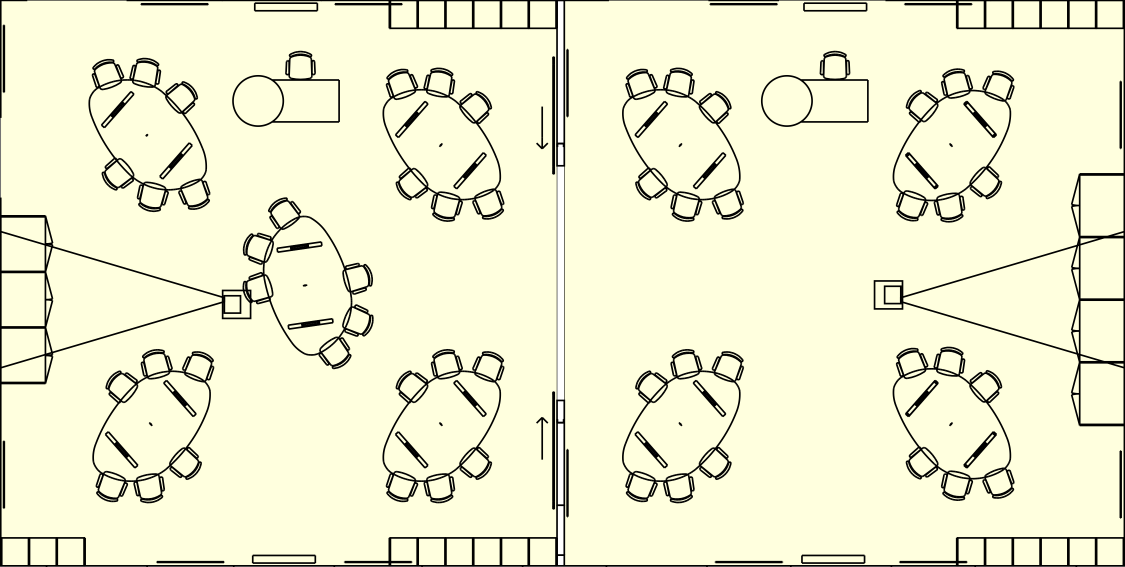
#> input picture catkin_ws/src/asclinic_pkg/src/nodes/pathplanning/room-map.png, 3375 x 1701 px (shown at 1/3 size)
$ python test_pathplanning.py
#> lines starting #> are read from the running program, lines starting #| are printed output that depends on the picture
### catkin_ws/src/asclinic_pkg/src/nodes/pathplanning/node_planning.py
"""file to parse out data points into verticies for the map

This file contains the exports for:

- path planning vertex locations
- edges between vertices
"""

from dijkstra import Edge, Vertex

def load_coords(as_objects: bool = True, for_JS=False) -> list[Vertex]:
    """Load in coordinates of path planning vertices

    The vertices are returned in x, y coordinates, following the coordinate scheme as outlined elsewhere

    as_objects toggles if the return should be list[list[int, int]] or list[Vertex]
    """
#> called with as_objects = True, for_JS = False

    # for 'room-map.png'
    ROOM_MAP_CM_TO_PIXELS = 0.56

    # for 'room_map_node_planning.jpeg'
    NODE_PLANNING_TO_ROOM_MAP_CM_TO_PIXELS = 0.7628 # cm / pixel

    ROOM_MAP_MAX_Y = 10 # metres

    # positions of the nodes in PIXELS as given by the file 'room_map_node_planning.jpeg'
    nodes =[
        [135, 100],
        [316, 68],
        [500, 96],
        [720, 71],
        [878, 130],
        [1100, 106],
        [1220, 140],
        [100, 240],
        [510, 285],
        [858, 266],
        [1220, 305],
        [60, 400],
        [207, 467],
        [630, 385],
        [820, 389],
        [1253, 445],
        [330, 600],
        [540, 527],
        [860, 545],
        [1024, 590],
        [1200, 640],
        [240, 740],
        [510, 723],
        [600, 864],
        [800, 920],
        [950, 793],
        [1110, 720],
        [60, 960],
        [175, 1000],
        [596, 1016],
        [812, 1065],
        [1245, 890],
        [1220, 1007],
        [137, 1185],
        [270, 1240],
        [465, 1211],
        [666, 1240],
        [687, 1142],
        [832, 1197],
        [1056, 1214],
        [1200, 1180]
    ]

    if for_JS:
        return ',\n'.join(
                ["{x:"+str(round(v[0] / NODE_PLANNING_TO_ROOM_MAP_CM_TO_PIXELS))+
                ",y:"+str(round(v[1] / NODE_PLANNING_TO_ROOM_MAP_CM_TO_PIXELS))+"}" for v in nodes]
            )

    # convert pixel values into xy coordinates (expressed in metres)
    vertex_coords: list[tuple[int, int]] = [(0,0) for n in range(len(nodes))]
    for n in range(len(nodes)):
        vertex_coords[n] = (round(nodes[n][0] * NODE_PLANNING_TO_ROOM_MAP_CM_TO_PIXELS /100, 2),
                            round(ROOM_MAP_MAX_Y - nodes[n][1] * NODE_PLANNING_TO_ROOM_MAP_CM_TO_PIXELS /100, 2))


    if as_objects:
        return __coord_list_to_Vertex(vertex_coords)
    return vertex_coords


def load_edges(as_objects:bool = True) -> list[Edge]:
    """
    Load in pre-planned ege associations for th node map that will be returned
    by load_coords.

    as_objects toggles if the return should be list[list[int, int, float]] or list[Edge]

    If as_objects is False, the first two numbers are the source and dest vertex
    id numbers, and the third number is the edge weight
    """


    edges: list[list[int, int, float]] = [
        # from 0
        [0, 1, 1],
        [0, 7, 1],
        # from 1
        [1, 2, 1],
        # from 2
        [2, 3, 1],
        [2, 8, 1],
        # from 3
        [3, 4, 1],
        # from 4
        [4, 5, 1],
        [4, 9, 1],
        # from 5
        [5, 6, 1],
        # from 6
        [6, 10, 1],
        # from 7
        [7, 11, 1],
        [7, 12, 1],
        # from 8
        [8, 13, 1],
        [8, 17, 1],
        # from 9
        [9, 14, 1],
        # from 10
        [10, 15, 1],
        # from 11
        [11, 12, 1],
        # from 12
        [12, 16, 1],
        [12, 21, 1],
        [12, 22, 1],
        # from 13
        [13, 14, 1],
        [13, 17, 1],
        [13, 18, 1],
        # from 14
        [13, 19, 1],
        [14, 18, 1],
        # from 15
        [15, 20, 1],
        [15, 31, 1],
        # from 16
        [16, 17, 1],
        [16, 21, 1],
        [16, 22, 1],
        [16, 23, 1],
        # from 17
        [17, 21, 1],
        [17, 22, 1],
        [17, 27, 1],
        # from 18
        [18, 19, 1],
        [18, 20, 1],
        [18, 26, 1],
        # from 19
        [19, 20, 1],
        [19, 25, 1],
        [19, 26, 1],
        # from 20
        [20, 25, 1],
        [20, 26, 1],
        [20, 31, 1],
        # from 21
        [21, 22, 1],
        [21, 28, 1],
        # from 22
        [22, 23, 1],
        # from 23
        [23, 24, 1],
        [23, 29, 1],
        [23, 30, 1],
        # from 24
        [24, 25, 1],
        [24, 29, 1],
        [24, 30, 1],
        # from 25
        [25, 26, 1],
        # from 26
        [26, 31, 1],
        # from 27
        [27, 28, 1],
        [27, 33, 1],
        # from 28
        [28, 33, 1],
        # from 29
        [29, 30, 1],
        [29, 25, 1],
        [29, 35, 1],
        [29, 36, 1],
        [29, 37, 1],
        [29, 38, 1],
        # from 30
        [30, 25, 1],
        [30, 37, 1],
        [30, 38, 1],
        # from 31
        [31, 32, 1],
        # from 32
        [32, 40, 1],
        # from 33
        [33, 34, 1],
        # from 34
        [34, 35, 1],
        # from 35
        [35, 36, 1],
        [35, 37, 1],
        # from 36
        [36, 38, 1],
        # from 37
        [37, 38, 1],
        # from 38
        [38, 39, 1],
        # from 39
        [39, 40, 1]
        # from 40
    ]

    if as_objects:
        return __edge_list_to_Edges(edges)
    return edges


def __coord_list_to_Vertex(verts: list[tuple[int, int]]) -> list[Vertex]:
    return [Vertex(v[0], v[1]) for v in verts]

def __edge_list_to_Edges(edges: list[list[int, int, float]]) -> list[Edge]:
    return [Edge(e[0], e[1], e[2]) for e in edges]

### catkin_ws/src/asclinic_pkg/src/nodes/pathplanning/visualise_path.py
#!/usr/bin/env python3

import numpy as np
import matplotlib.pyplot as plt
# import rospy
# from std_msgs.msg import String
# from geometry_msgs.msg import Pose

from dijkstra import Vertex, Edge

class PathVisualiser():
    """This class manages path visualisation for debugging paths.

    It will overlay the position of the robot, the global goal, and the path the
    robot will take to get there. Depending on the data structure being used,
    map nodes could also be printed.

    This class specfically manages the ROS topic and update logic, while
    ImageManager handles the actual display"""

    GOAL_TARGET_SUB_TOPIC = "/Pathplanning/Goal"
    POSE_SUB_TOPIC = "/DriveController/Pose"

    ROOM_IMAGE_FILE = "room-map.png"

    # [17 lines left out: function __init__, not called in this run]

    def _global_target_sub(self, data):
        """Callback for update of global target"""
        self.global_target = (data.Point.x, data.Point.y)

    def _pose_update_sub(self, data):
        """callback for update of current pose"""
        self.pose = (data.Point.x, data.Point.y)


class ImageManager():
    """Class to manage display of pathplanning information to images

    Attributes:
        ROOM_X_LEN: Room length in metres in the x direction, defined as west -> east
        ROOM_Y_LEN: Room length in metres in the y direction, defined as north -> south
    """

    # measurements come from pdf file
    ROOM_X_LEN = 20
    ROOM_Y_LEN = 10.13

    def __init__(self, image_file: str):
        """Set up ImageManager"""
        self.image = plt.imread(image_file)
        self.x_pixels = self.image.shape[1]
        self.y_pixels = self.image.shape[0]

    def new_image(self, goal: tuple[int, int], pose: tuple[int, int], path: list[tuple[int, int]]) -> None:
        """Take in information about the path and render it to a new image.
        At the moment, just opens a new matplotlib window.

        Parameters:
            goal: (x, y)
                  xy coordinates of the goal
            pose: (x, y)
                  xy coordinates of the current position
            path: [(x1, y1), (x2, y2), ..., (xn, yn)]
                  list of xy coordinates of each point of the planned path
        """

        implot = plt.imshow(self.image)

        # plot in the path first, this way the goal and current pose will display on top
        # first convert each of the (x, y) tuples to pixel coords, then split into x and y arrays
        path_px = [self.xy_to_pixels(p) for p in path]
        path_px_transpose = list(map(list, zip(*path_px)))
        plt.plot(path_px_transpose[0], path_px_transpose[1], color='r', marker='.', linestyle='dashed')

        # plot global target
        goal_px = self.xy_to_pixels(goal)
        plt.scatter([goal_px[0]], [goal_px[1]], color='g', marker='o')

        # plot current pose
        pose_px = self.xy_to_pixels(pose)
        plt.scatter([pose_px[0]], [pose_px[1]], color='b', marker='o')

        for i, txt in enumerate(path_px):
            plt.annotate(str(i), (path_px[i][0], path_px[i][1]))

        plt.show()

        return ""

    # [24 lines left out: function show_whole_map, not called in this run]


    def xy_to_pixels(self, point: tuple[int, int]) -> tuple[int, int]:
        """convert and (x,y) coordinate in the space to a pixel location on the image
        Note the orientation of the image axes:

        0 -------> x
        |
        |
        v
        y
        """
        return (point[0] / self.ROOM_X_LEN * self.x_pixels,
                point[1] / self.ROOM_Y_LEN * self.y_pixels)

# [2 lines that do not run on import are left out]

### catkin_ws/src/asclinic_pkg/src/nodes/pathplanning/dijkstra.py
import numpy as np
import heapq

class UniqueIDAssigner():
    """Class to manage unique id numbers for different instances"""
    def __init__(self):
        # -1 so first id is 0
        self.next = -1

    def new_id(self) -> int:
        """Create a new id"""
        self.next += 1
        return self.next

# unique_id_assigner stores a unique umber for every vertex
unique_id_assigner = UniqueIDAssigner()

class Vertex():
    """Stores information about a particular vertex for pathplanning

    This class is essentially used to hold the mapping between the (x,y) coordinate
    and the matrix index inside Graph"""
    def __init__(self, x, y):
        # the following parameters are constant across all Dijkstra runs
        global unique_id_assigner
        self.x  = x
        self.y  = y
        self.id = unique_id_assigner.new_id()

        # cost updates on a per-run basis
        self._cost = 0

    def __lt__(self, other):
        return self._cost < other._cost

    def __eq__(self, other):
        return self._cost == other._cost

    def __gt__(self, other):
        return self._cost > other._cost

    def __str__(self):
        return f"Vertex at ({self.x}, {self.y})"

    def __repr__(self):
        return f"Vertex(x:{self.x}, y:{self.y}, id:{self.id}, _cost:{self._cost})"

    def to_point(self):
        return (self.x, self.y)

    def to_tuple(self) -> tuple:
        return (self.x, self.y)


class Edge():
    """Stores information about an edge from one node to another. Edges are
    directed. start and end are the ids of the vertices"""
    def __init__(self, start: int, end: int, weight: float):
        self.start  = start
        self.end    = end
        self.weight = weight

    def __lt__(self, other):
        return self.weight < other.weight

    def __eq__(self, other):
        return self.weight == other.weight

    def __gt__(self, other):
        return self.weight > other.weight

    def __repr__(self):
        return f"{self.start}-->{self.end} ({self.weight})"


class Graph():
    """A graph to run Dijkstra's algorithm on.
    Graph is assumed to be a DAG with non-negative edge weights

    Uses an adjacency matrix internally
    """

    MAX_DIST = 1e9
    NO_PARENT = -1

    def __init__(self, verts: list[Vertex], edges: list[Edge]):
        # sort the vert array on id number
        self.verts   = sorted(verts, key = lambda a: a.id)
        self.n_verts = len(self.verts)
        self.edges   = sorted(edges)
        self.n_edges = len(self.edges)

    def dijkstra(self, start: int, end: int) -> list[tuple[float, float]]:
        """Compute Dijkstra's algorithm on Graph from start to end

        start and end are the unique ids associated with each Vertex. The algorithm
        uses the ids to refer to the different Vertices in the graph as indices of
        the adjacency matrix, it is up to you to ensure these ids start from 0."""

        # initialise list of distances to each nodes, and the previous node to each
        distances = np.ones(self.n_verts) * self.MAX_DIST
        prev = [self.NO_PARENT for i in range(self.n_verts)]

        # distance to start is defined to be zero
        distances[start] = 0


        # create a priority queue of all of the nodes in the map
        unseen_verts = [v for v in self.verts]
        for i in range(len(unseen_verts)):
            unseen_verts[i]._cost = self.MAX_DIST
        unseen_verts[start]._cost = 0 # TODO: Maybe this is uneccesary
        heapq.heapify(unseen_verts)


        # iterate over every vertex in the graph
        while len(unseen_verts) > 0:
            next_vert = heapq.heappop(unseen_verts)

            # loop through every edge, and select the edges that radiate from this vertex
            for edge in self.edges:
                if edge.start == next_vert.id:

                    # see if this edge is unseen, and gives a shorter path to end
                    if self._vertex_id_is_in_list(edge.end, unseen_verts) and distances[edge.start] + edge.weight < distances[edge.end]:
                        distances[edge.end] = distances[edge.start] + edge.weight
                        prev[edge.end] = edge.start

                        # update unseen_verts with the new distance
                        self._update_heap(unseen_verts, edge.end, distances[edge.end])


                elif edge.end == next_vert.id:
                    # see if this edge is unseen, and gives a shorter path to end
                    if self._vertex_id_is_in_list(edge.start, unseen_verts) and distances[edge.end] + edge.weight < distances[edge.start]:
                        distances[edge.start] = distances[edge.end] + edge.weight
                        prev[edge.start] = edge.end

                        # update unseen_verts with the new distance
                        self._update_heap(unseen_verts, edge.start, distances[edge.start])


        print(distances)
        print(prev)

        print("--------\nSolution Found\n")
        print("Path:")
        # loop through the prev list to construct the path from end to start, then flip it to forwards travel
        prev_vert: int = end
        path: list[int] = []
        while prev_vert != self.NO_PARENT:
            path.append(prev_vert)
            if prev_vert == self.NO_PARENT:
                pass
            prev_vert = prev[prev_vert]
        path = path[::-1]

        # convert from indices to xy coordinates
        coord_list = self._dijkstra_to_coords(path)

        # nice string output
        path_str = "->".join((str(p) for p in coord_list)) + f" cost: {distances[end]}"
        print(path_str)

        return coord_list

    def _dijkstra_to_coords(self, path: list[int]) -> list[tuple[float, float]]:
        """Convert a list of vertex ids to vertex xy coordinates

        TODO: This should be able to be an linear search since the verts can be sorted, but come back to this later

        TODO: I think this is all wrong since we would need start and end here"""

        coord_list: list[tuple[float, float]] = []
        # scan through the prev list and convert to coords
        for p in path:
            for vert in self.verts:
                if vert.id == p:
                    coord_list.append((vert.x, vert.y))
        return coord_list

    @staticmethod
    def _update_heap(heap: list[Vertex], vert: int, cost: float) -> None:
        """update the cost of a vertex in the heap with the new cost"""
        for i in range(len(heap)):
            if heap[i].id == vert:
                heap[i]._cost = cost
                break

        return heapq.heapify(heap)

    @staticmethod
    def _vertex_id_is_in_list(id: int, vertex_list: list[Vertex]) -> bool:
        """check if there is a vertex with the given id vertex_list"""
        for v in vertex_list:
            if v.id == id:
                return True
        return False

### catkin_ws/src/asclinic_pkg/src/nodes/pathplanning/test_pathplanning.py
import visualise_path
from dijkstra import *

# print("TEST ONE -- simple path")

# (5, 3), (3.5, 5), (2.5, 5), (1.5, 3.5), (1.5, 1.5)

# verts: list[Vertex] = [
#     Vertex(1,1),
#     Vertex(1,2)
# ]

# # build up the network of edges
# edges: list[Edge] = [
#     Edge(0, 1, 1)
#     # # from a
#     # Edge(0, 2, 4),
#     # Edge(0, 3, 1),
#     # # from b
#     # Edge(1, 0, 1),
#     # # from c
#     # Edge(2, 4, 2),
#     # Edge(2, 5, 3),
#     # # from d
#     # Edge(3, 1, 2),
#     # Edge(3, 2, 1),
#     # Edge(3, 4, 4),
#     # Edge(3, 5, 5),
#     # # from e

#     # # from f
#     # Edge(5, 4, 1)
# ]

# g = Graph(verts, edges)

# path = g.dijkstra(0, 1)

# # pv = visualise_path.PathVisualiser()

# im = visualise_path.ImageManager('room-map.png')

# im.new_image((2,1), (0, 0), path)


print("TEST TWO -- room map")

import node_planning

verts = node_planning.load_coords()
edges = node_planning.load_edges()

graph = Graph(verts, edges)

# TEST_SET = [ [7,40], [1,2], [1,3], [1,4] ]
# TEST_SET = ([[1,i] for i in range(5, 20)])

TEST_SET = [(1,17), (17, 16), (0,1), (1,0)]

for start, end in TEST_SET:

    path = graph.dijkstra(start, end)

    im = visualise_path.ImageManager('room-map.png')

    im.new_image([verts[start].x, verts[start].y], [verts[end].x, verts[end].y], path)
#> this loop made 4 passes
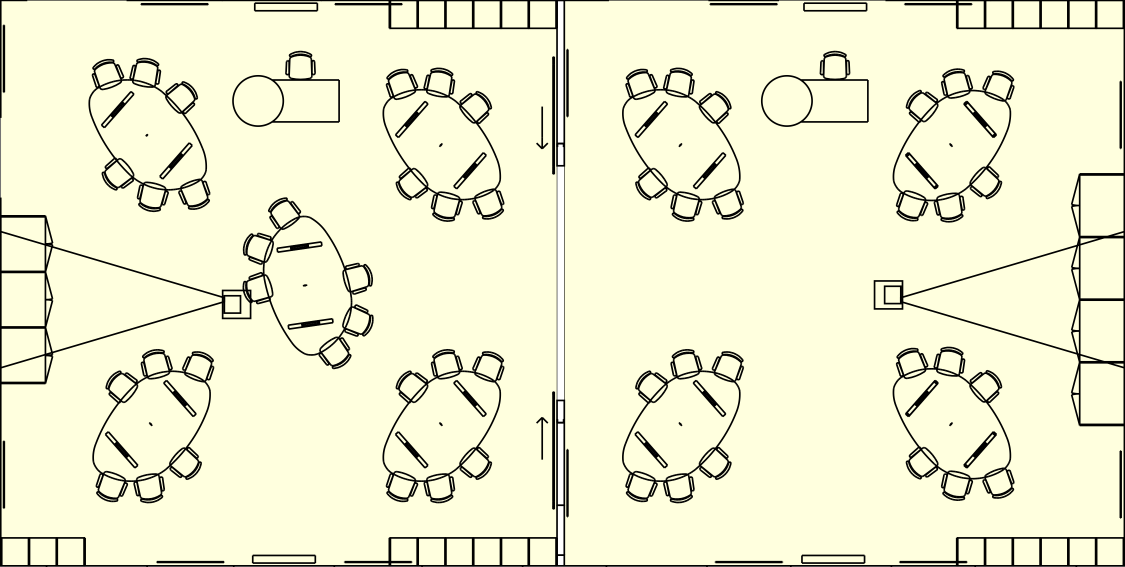
#> input picture catkin_ws/src/asclinic_pkg/src/nodes/pathplanning/room-map.png, 3375 x 1701 px (shown at 1/3 size)
#> pass 1, in new_image, `plt.show()`:
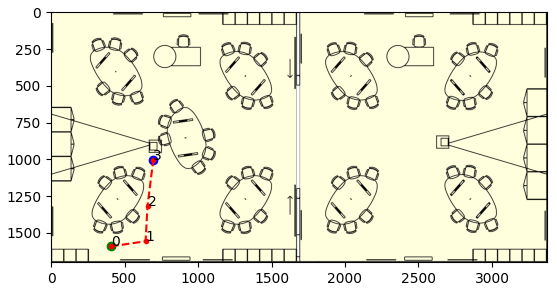
#> figure drawn by matplotlib, 1 panel
